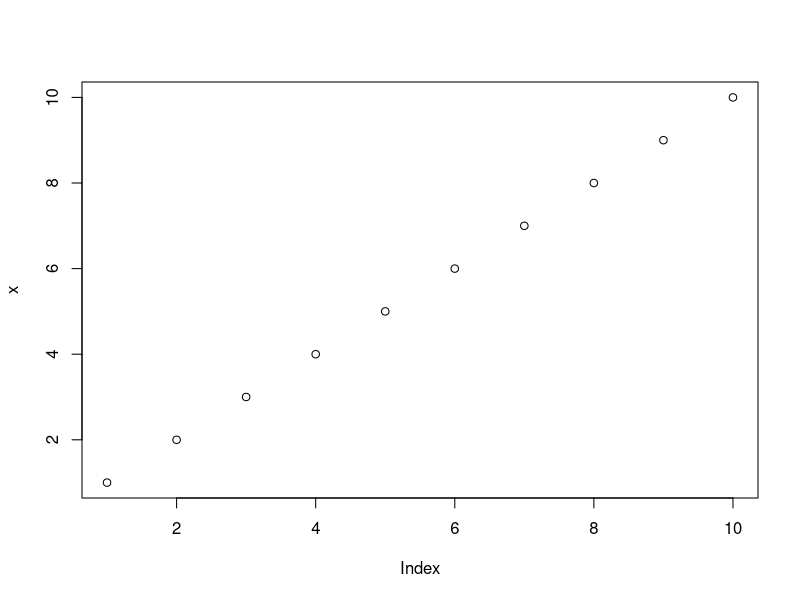
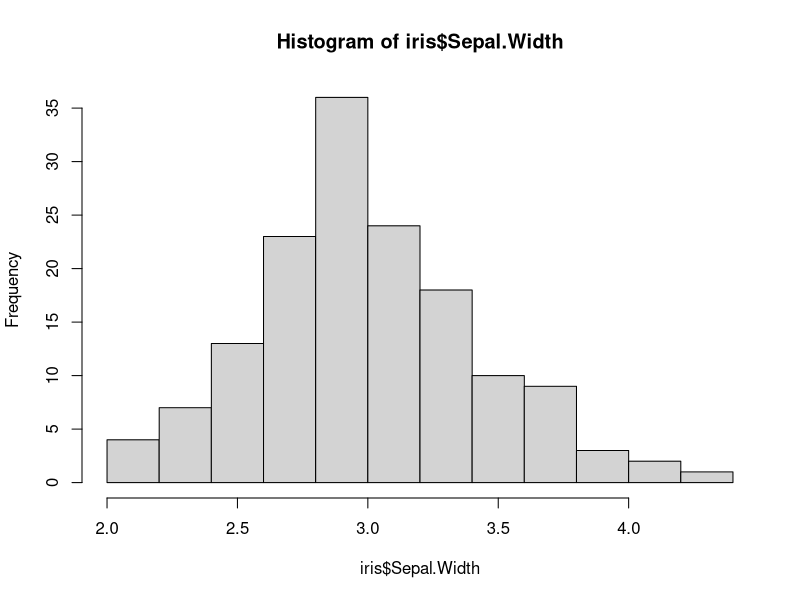
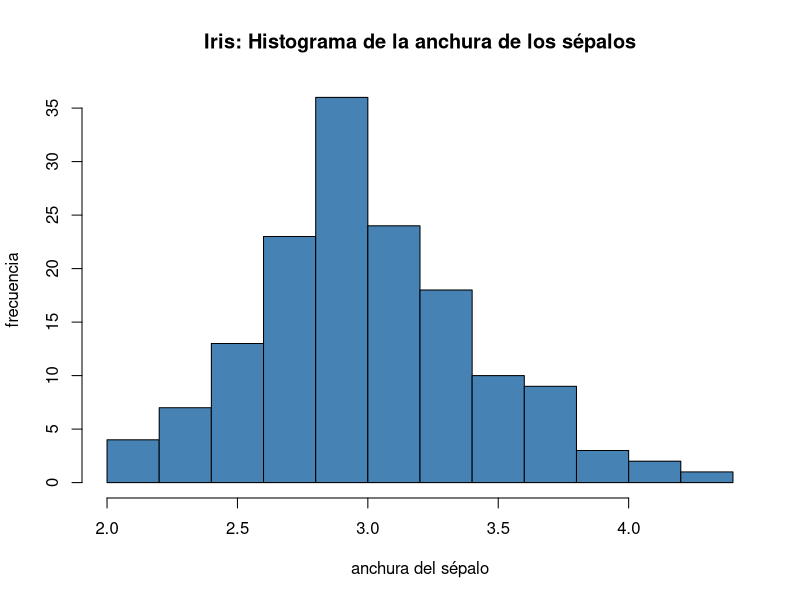
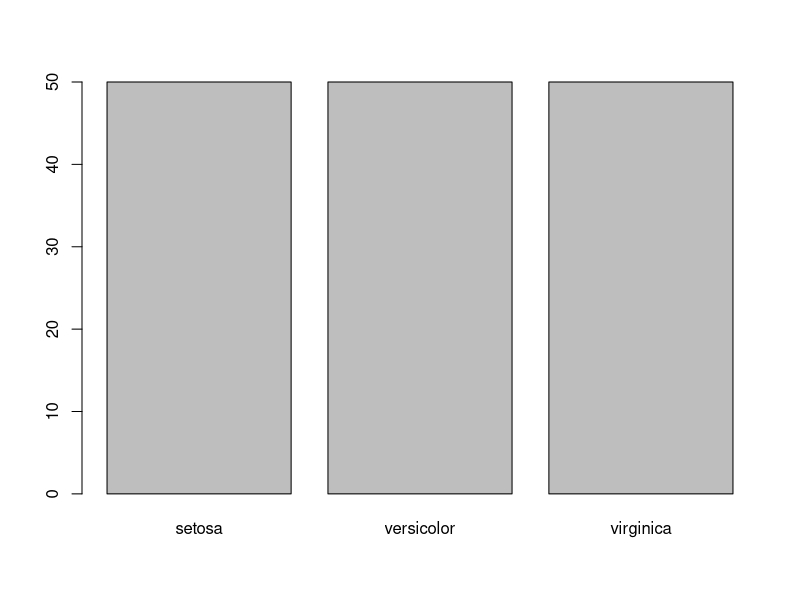
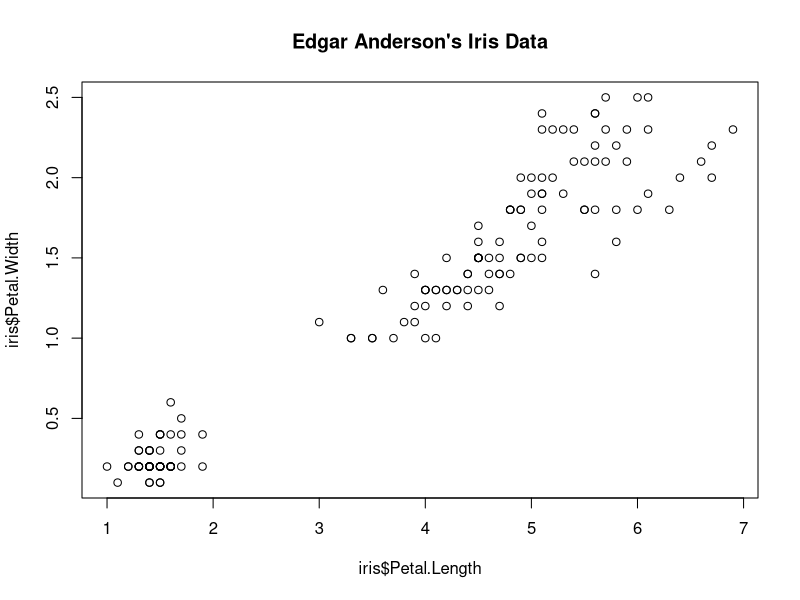
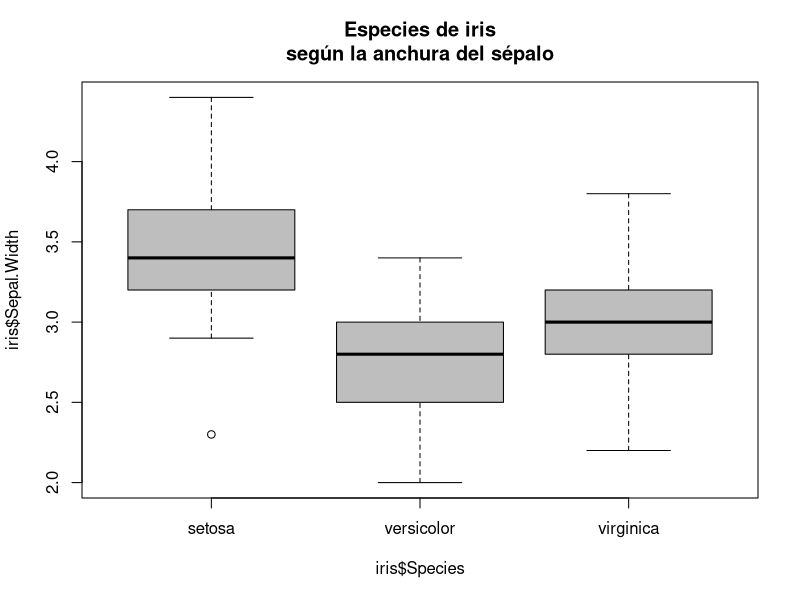

Reproduce these figures in R, in order.
# Copiar iris
my.iris <- iris
head(my.iris)

# Mostrar objetos en memoria
ls()

# Borrar lo que copiamos
rm(my.iris)
ls()

# Crear columna
my.iris <- iris
my.iris$Petal.Area <- my.iris$Petal.Length * my.iris$Petal.Width

# Eliminar columna
my.iris$Petal.Area <- NULL

# Ordenar según longitud de pétalos
my.iris <- iris[order(iris$Petal.Length),]

# ======

# Creación de vectores

# Vector numérico del 1 al 10
x <- 1:10

# Vector numérico categórico para las especies del dataset iris
y <- iris$Species

ls()

# seq() reemplaza al operador ":"
seq(1, 5)

# Para repetir la secuencia n veces se usa rep()
rep(1:5, 5)

# Exploración de vectores
plot(x)
length(x)
table(y)
summary(y)
head(x)
tail(x)

# Recordar que el vector "y" equivale a table(iris$Species)
table(iris$Species)

# Selección de elementos de un vector. Se pueden usar índices (empezando de 1)
# o condiciones lógicas
x <- x^2
x
# Selecciona los índices indicados
x[1:3]
x[c(1, 3)]
x[x > 25]
# Selección de forma inversa
x[3:1]
# Remueve los 2 primeros elementos
x[-(1:2)]
# Remueve el elemento en la posición indicada. En este caso, el último
x[-length(x)]

# También se pueden seleccionar elementos por nombre. En R se pueden
# asociar nombres a los elementos de un vector.
w <- table(iris$Species)
w["setosa"]
w[c("setosa", "virginica")]

# Cambiar nombre de columna
my.iris <- iris
colnames(my.iris)[5] <- "Especie"
colnames(my.iris)

# Igual sucede con los nombres de un vector, usando names()
z <- table(iris$Species)
names(z)
names(z)[1] <- "Tipo 1"
names(z)

# Con el corchete también podemos cambiar el contenido de los elementos seleccionados
z <- 1:10
z
z[z<5] <- 100

# Para obtener elementos al azar dentro de un vector usamos sample()
x <- 1:10
x
sample(x,4)
# sample(x,50) # Da error porque el tamaño de muestra es mayor que la población (tamaño del vector)

sample(x, 50, replace=TRUE) # Esto no da error porque permite valores repetidos

# Uso de funciones
x <- 1:10
mean(x)
max(x)
median(x)
sum(x)
prod(x)

# Creación de función para suma de cuadrados
x <- 1:10
suma_cuadrados <- function(x) sum(x*x)
suma_cuadrados(x)

# Podemos encerrar el cuerpo de la función entre llaves
media <- function(x) {
  longitud <- length(x)
  suma <- sum(x)
  suma / longitud
}

# Función tapply (similar a group by de SQL)
# Media de la longitud del pétalo por especie
tapply(iris$Petal.Length, iris$Species, mean)

# Creación de listas

# Las listas son objetos de R. El dataset iris es una lista
is.list(iris)

# Creación de listas usando list()
# a,b y c son etiquetas
x <- list("a"=2.5, "b"=TRUE, "c"=1:3)
x

# Verificar si un objeto es una lista con typeof()
typeof(x)
# Encontrar la longitud usando length()
length(x)

# Examinamos la estructura con str()
str(x)

# Las etiquetas son opcionales. También podemos crear la lista sin las etiquetas
x <- list(2.5,TRUE,1:3)

# Accediendo a los componentes de una lista
x <- list(name = "John", age = 19, speaks = c("English", "French"))

# Usando un vector entero
x[c(1:2)]

# Usando un entero negativo para excluir el segundo componente
x[-2]

# Usando un índice de vector lógico
x[c(T,F,F)]

# Usando un vector de caracteres
x[c("age", "speaks")]

# Modificando componentes de la lista mediante reasignación. Se pueden utilizar
# cualquiera de los métodos mencionados
x [["name"]] <- "Patricia"; x

# Añadiendo componentes a una lista. Se deben asignar valores usando nuevas etiquetas
x[["married"]] <- TRUE

# Eliminar componentes asignandole NULL
x[["age"]] <- NULL
x$married <- NULL

# ======

# Visualización gráfica

# Grafica de variables continuas

# Para variables continuas usamos histogramas
hist(iris$Sepal.Width)

# El mismo gráfico, incluyendo títulos, etiquetas y colores
hist(iris$Sepal.Width, main = "Iris: Histograma de la anchura de los sépalos", 
     xlab = "anchura del sépalo", ylab = "frecuencia", 
     col = "steelblue")


# Grafica de variables categóricas
# Usamos diagramas de barras con barplot
barplot(table(iris$Species))


# Grafica de relación entre dos variables continuas
# Usamos un gráfico de dispersión para mostrar la relación entre dos variables numéricas

plot(iris$Petal.Length, iris$Petal.Width, main="Edgar Anderson's Iris Data")


# Gráfica de la relación entre una variable continua y otra categórica
boxplot(iris$Sepal.Width ~ iris$Species, col = "gray", main = "Especies de iris\nsegún la anchura del sépalo")
